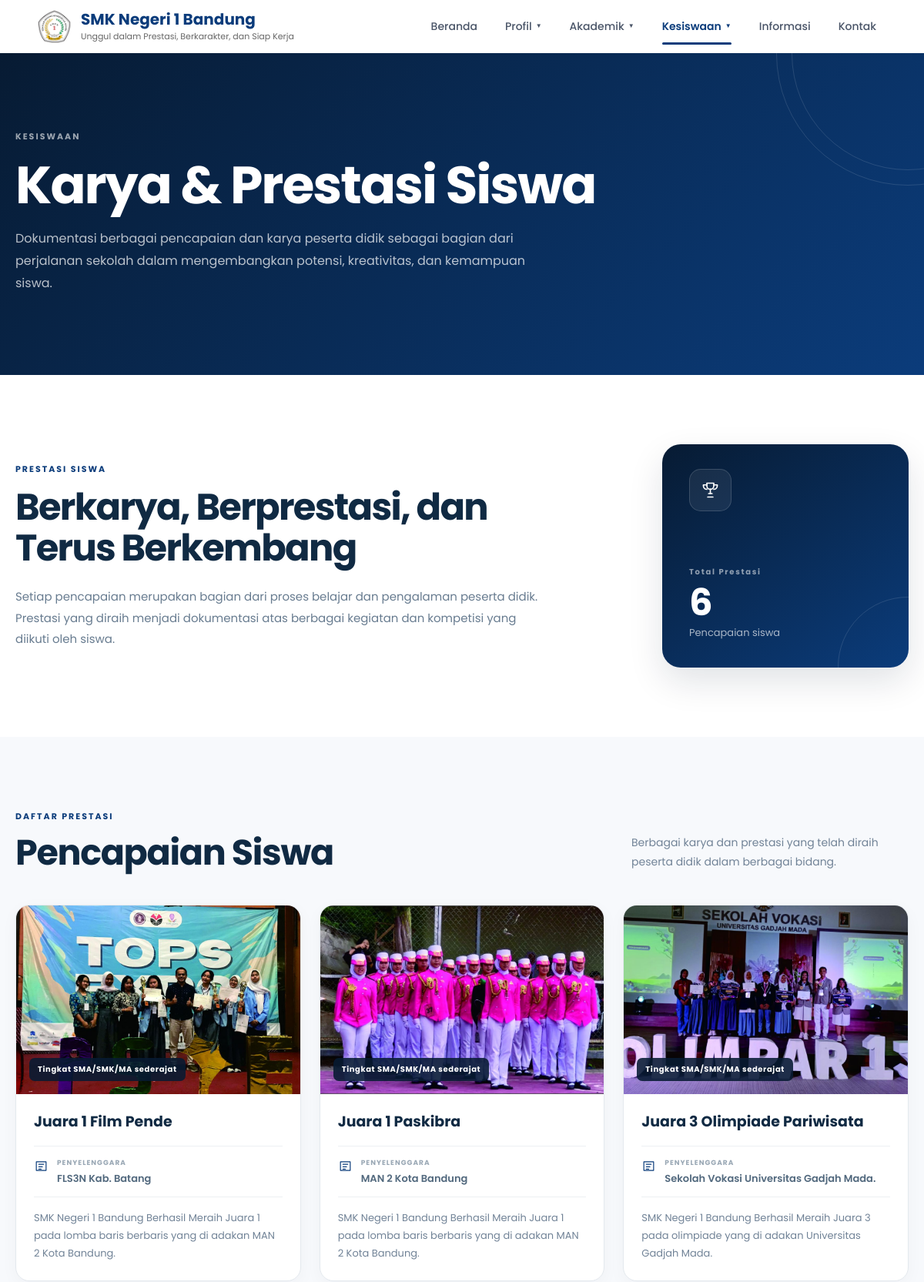
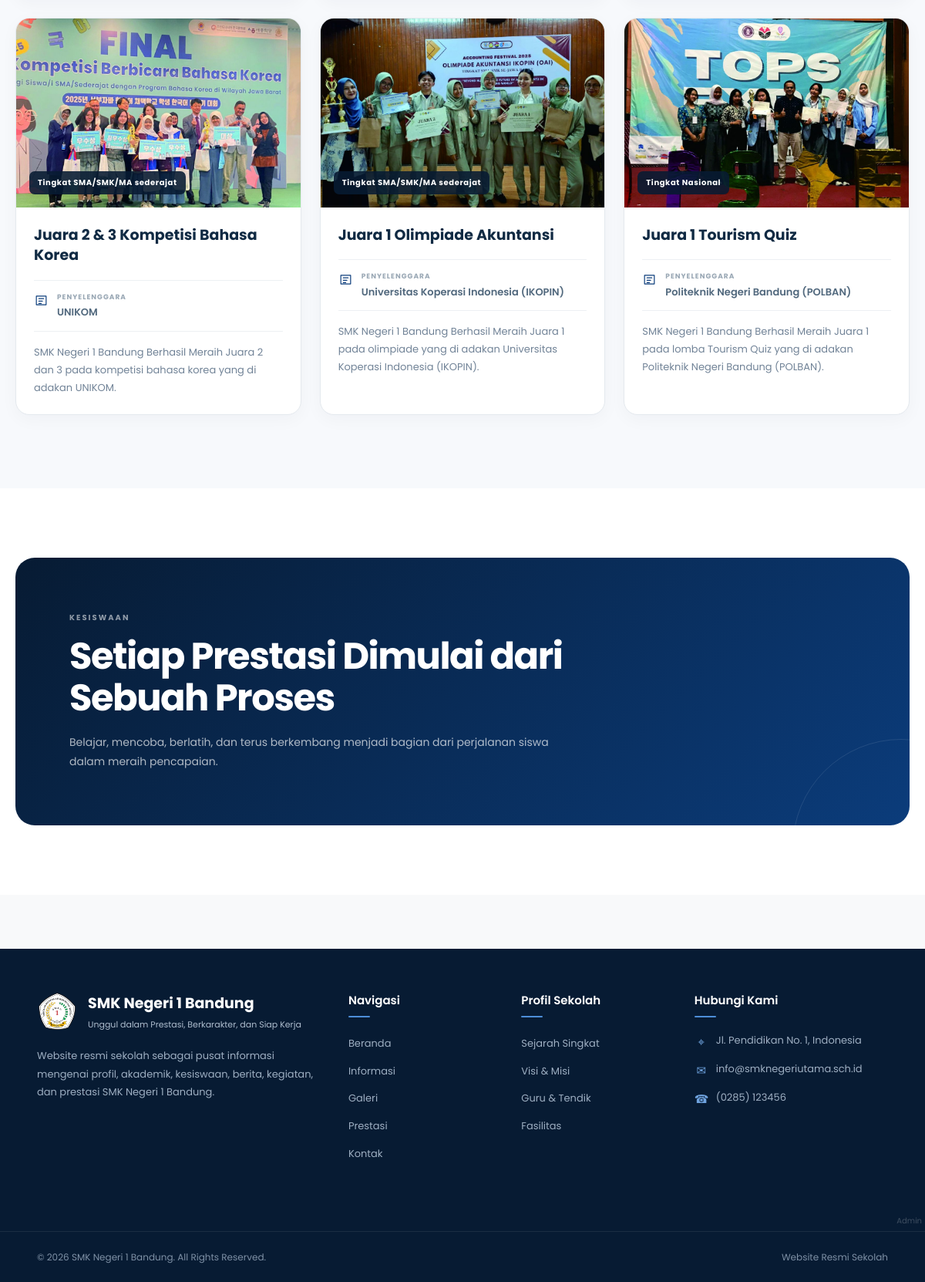
The app's page /pages/prestasi.php with its own data (2 pictures, top to bottom).
### tables this page shows
CREATE TABLE IF NOT EXISTS prestasi (
  id INT UNSIGNED AUTO_INCREMENT PRIMARY KEY,
  judul_prestasi VARCHAR(220) NOT NULL,
  penyelenggara VARCHAR(180) DEFAULT '',
  tingkat VARCHAR(100) DEFAULT '',
  deskripsi TEXT,
  foto_prestasi VARCHAR(255) DEFAULT '',
  tahun YEAR DEFAULT NULL,
  created_at TIMESTAMP DEFAULT CURRENT_TIMESTAMP
);

### pages/prestasi.php (the view, shortened to what this page needs)
<?php
require_once __DIR__ . '/../config/database.php';
include '../includes/header.php';
$prestasi_data = $conn->query("SELECT id,judul_prestasi,penyelenggara,tingkat,deskripsi,foto_prestasi,tahun FROM prestasi ORDER BY tahun DESC,id DESC")->fetch_all(MYSQLI_ASSOC);
$total_prestasi = count($prestasi_data);
?>
<link rel="stylesheet" href="../css/prestasi.css">
<div class="prestasi-page">
    <section class="prestasi-hero">
        <div class="prestasi-container">
            <span class="prestasi-eyebrow">KESISWAAN</span>
            <h1>Karya & Prestasi Siswa</h1>
            <p>
                Dokumentasi berbagai pencapaian dan karya peserta didik
                sebagai bagian dari perjalanan sekolah dalam mengembangkan
                potensi, kreativitas, dan kemampuan siswa.
            </p>
        </div>
    </section>
    <section class="prestasi-intro">
        <div class="prestasi-container">
            <div class="prestasi-intro-grid">
                <div class="prestasi-intro-text">
                    <span class="prestasi-section-label">
                        PRESTASI SISWA
                    </span>
                    <h2>
                        Berkarya, Berprestasi,
                        dan Terus Berkembang
                    </h2>
                    <p>
                        Setiap pencapaian merupakan bagian dari proses belajar
                        dan pengalaman peserta didik. Prestasi yang diraih
                        menjadi dokumentasi atas berbagai kegiatan dan
                        kompetisi yang diikuti oleh siswa.
                    </p>
                </div>
                <div class="prestasi-stat">
                    <div class="prestasi-stat-icon">
                        <svg viewBox="0 0 24 24">
                            <path d="M8 4h8v3a4 4 0 0 1-8 0V4z"></path>
                            <path d="M8 6H4v1a4 4 0 0 0 4 4"></path>
                            <path d="M16 6h4v1a4 4 0 0 1-4 4"></path>
                            <path d="M12 11v5"></path>
                            <path d="M9 20h6"></path>
                            <path d="M10 16h4"></path>
                        </svg>
                    </div>
                    <span>Total Prestasi</span>
                    <strong>
                        <?php echo $total_prestasi; ?>
                    </strong>
                    <small>
                        Pencapaian siswa
                    </small>
                </div>
            </div>
        </div>
    </section>
    <section class="prestasi-content">
        <div class="prestasi-container">
            <div class="prestasi-heading">
                <div>
                    <span class="prestasi-section-label">
                        DAFTAR PRESTASI
                    </span>
                    <h2>Pencapaian Siswa</h2>
                </div>
                <p>
                    Berbagai karya dan prestasi yang telah diraih
                    peserta didik dalam berbagai bidang.
                </p>
            </div>
            <?php if($total_prestasi > 0): ?>
                <div class="prestasi-grid">
                    <?php foreach($prestasi_data as $row): ?>
                        <article class="prestasi-card">
                            <?php if(!empty($row['foto_prestasi'])): ?>
                                <div class="prestasi-image">
                                    <img
                                        src="<?php echo file_exists(__DIR__ . '/../assets/prestasi/' . $row['foto_prestasi']) ? '../assets/prestasi/' : '../assets/galeri/'; ?><?php echo htmlspecialchars($row['foto_prestasi']); ?>"
                                        alt="<?php echo htmlspecialchars($row['judul_prestasi']); ?>"
                                        loading="lazy"
                                    >
                                    <span class="prestasi-level">
                                        Tingkat
                                        <?php echo htmlspecialchars($row['tingkat']); ?>
                                    </span>
                                </div>
                            <?php endif; ?>
                            <div class="prestasi-card-body">
                                <h3>
                                    <?php echo htmlspecialchars($row['judul_prestasi']); ?>
                                </h3>
                                <div class="prestasi-organizer">
                                    <svg viewBox="0 0 24 24">
                                        <path d="M4 5h16v14H4z"></path>
                                        <path d="M8 9h8M8 13h6M8 17h4"></path>
                                    </svg>
                                    <div>
                                        <span>Penyelenggara</span>
                                        <strong>
                                            <?php echo htmlspecialchars($row['penyelenggara']); ?>
                                        </strong>
                                    </div>
                                </div>
                                <?php if(!empty($row['deskripsi'])): ?>
                                    <p class="prestasi-description">
                                        <?php
                                        echo nl2br(
                                            htmlspecialchars($row['deskripsi'])
                                        );
                                        ?>
                                    </p>
                                <?php endif; ?>
                            </div>
                        </article>
                    <?php endforeach; ?>
                </div>
            <?php endif; ?>
        </div>
    </section>
    <section class="prestasi-closing">
        <div class="prestasi-container">
            <div class="prestasi-closing-box">
                <span>KESISWAAN</span>
                <h2>
                    Setiap Prestasi Dimulai
                    dari Sebuah Proses
                </h2>
                <p>
                    Belajar, mencoba, berlatih, dan terus berkembang menjadi
                    bagian dari perjalanan siswa dalam meraih pencapaian.
                </p>
            </div>
        </div>
    </section>
</div>
<?php include '../includes/footer.php'; ?>

### records on screen
prestasi: foto_prestasi (picture), tingkat "SMA/SMK/MA sederajat", judul_prestasi "Juara 1 Film Pende", penyelenggara "FLS3N Kab. Batang", deskripsi "SMK Negeri 1 Bandung Berhasil Meraih Juara 1 pada lomba baris berbaris yang di adakan MAN 2 Kota Bandung."
prestasi: foto_prestasi (picture), tingkat "SMA/SMK/MA sederajat", judul_prestasi "Juara 1 Paskibra", penyelenggara "MAN 2 Kota Bandung", deskripsi "SMK Negeri 1 Bandung Berhasil Meraih Juara 1 pada lomba baris berbaris yang di adakan MAN 2 Kota Bandung."
prestasi: foto_prestasi (picture), tingkat "SMA/SMK/MA sederajat", judul_prestasi "Juara 3 Olimpiade Pariwisata", penyelenggara "Sekolah Vokasi Universitas Gadjah Mada.", deskripsi "SMK Negeri 1 Bandung Berhasil Meraih Juara 3 pada olimpiade yang di adakan Universitas Gadjah Mada."
prestasi: foto_prestasi (picture), tingkat "SMA/SMK/MA sederajat", judul_prestasi "Juara 2 & 3 Kompetisi Bahasa Korea", penyelenggara "UNIKOM", deskripsi "SMK Negeri 1 Bandung Berhasil Meraih Juara 2 dan 3 pada kompetisi bahasa korea yang di adakan UNIKOM."
prestasi: foto_prestasi (picture), tingkat "SMA/SMK/MA sederajat", judul_prestasi "Juara 1 Olimpiade Akuntansi", penyelenggara "Universitas Koperasi Indonesia (IKOPIN)", deskripsi "SMK Negeri 1 Bandung Berhasil Meraih Juara 1 pada olimpiade yang di adakan Universitas Koperasi Indonesia (IKOPIN)."
prestasi: foto_prestasi (picture), tingkat "Nasional", judul_prestasi "Juara 1 Tourism Quiz", penyelenggara "Politeknik Negeri Bandung (POLBAN)", deskripsi "SMK Negeri 1 Bandung Berhasil Meraih Juara 1 pada lomba Tourism Quiz yang di adakan Politeknik Negeri Bandung (POLBAN)."

### other values on screen
$total_prestasi "6"
